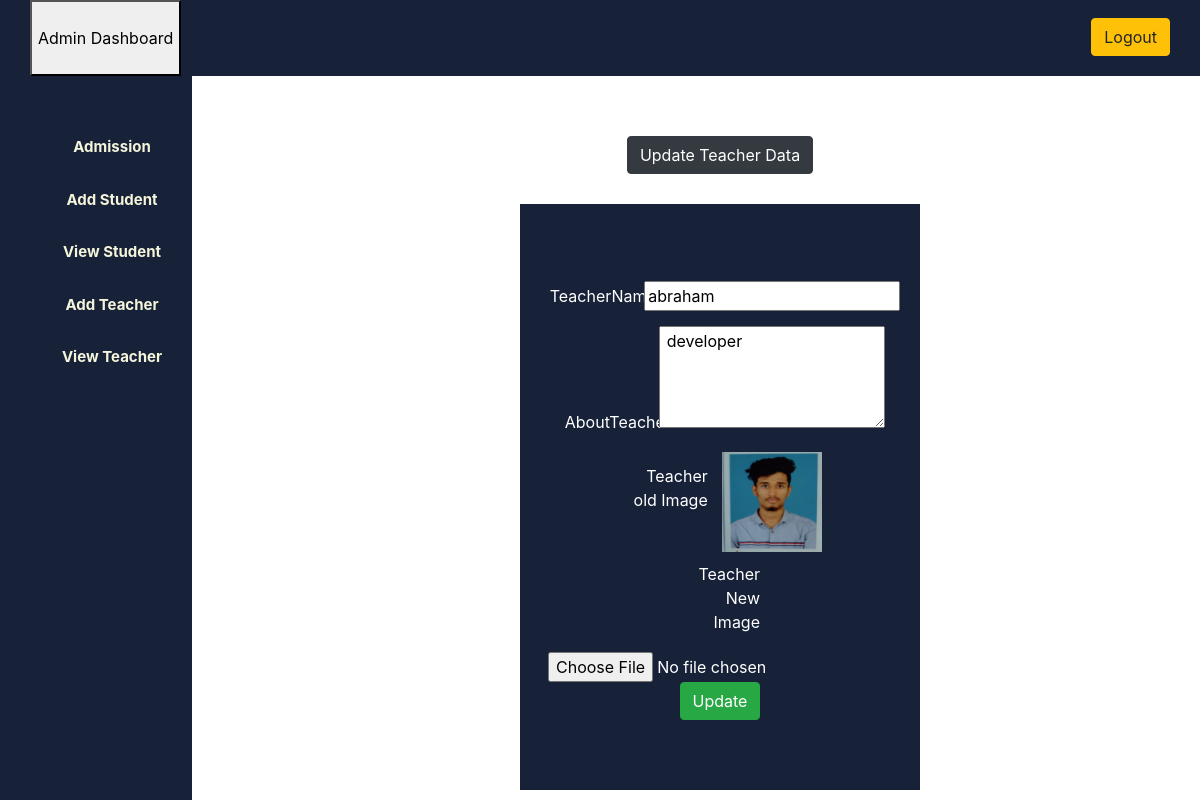
/updateteacher.php?teacher_id=7 (signed in), run on the app's committed database.
### tables this page shows
CREATE TABLE `teacher` (
  `id` int(20) NOT NULL,
  `name` varchar(50) DEFAULT NULL,
  `description` varchar(50) DEFAULT NULL,
  `image` varchar(38) DEFAULT NULL
);

### updateteacher.php (the view, shortened to what this page needs)
<?php
    $host="localhost";
    $user="root";
    $password="";
    $db="schoolproject";
    $data=mysqli_connect($host,$user,$password,$db);
    if($_GET['teacher_id']){
        $t_id=($_GET['teacher_id']);
    $sql="SELECT * from teacher WHERE id='$t_id'";
    $result=mysqli_query($data,$sql);
    $info=$result->fetch_assoc();
    }
    ?>
<!DOCTYPE html>
<html lang="en">
<head>
    <?php
include 'admincss.php';
?>
</head>
<body>
<?php
include 'adminsidebar.php';
?>
<div class="adcontent">
    <center>
    <button class="btn btn-dark">Update Teacher Data</button>
    <div class="divdeg">
    <form action="#" method="POST"enctype="multypart/form-data">
<div>
    <label Class="uplabel">TeacherName</label>
    <input type="text" name="name" value="<?php echo "{$info['name']}"   ?>">
</div>
<div>
    <label Class="uplabel">AboutTeacher</label>
    <textarea name="description" rows="4"> <?php echo "{$info['description']}"   ?></textarea>
</div>
<div>
    <label>Teacher old Image</label>
    <img height="100px"width="100px"src="<?php echo "{$info['image']}"   ?>">
</div>
<div>
    <label>Teacher New Image</label>
    <input type="file" name="image">
</div>
<div>
    <input class="btn btn-success" type="submit" name="updateteacher" value="Update">
</div>
    </form>
</div>
</center>
</div>
</body>
</html>

### admin.css (style rules this page uses)
.adcontent { margin-top: 5%; margin-left: 20%; }
.adcontent button { margin-bottom: 30px; }
.divdeg { background-color: #172238; color:#fff; width: 400px; padding-top: 70px; padding-bottom: 70px; }

### updateteacher.php (style rules this page uses)
label { display: inline-block; width: 100px; text-align: right; padding: 10px; padding-bottom: 10px; }

### data on the page
teacher: name "abraham", description "developer", image (picture)
